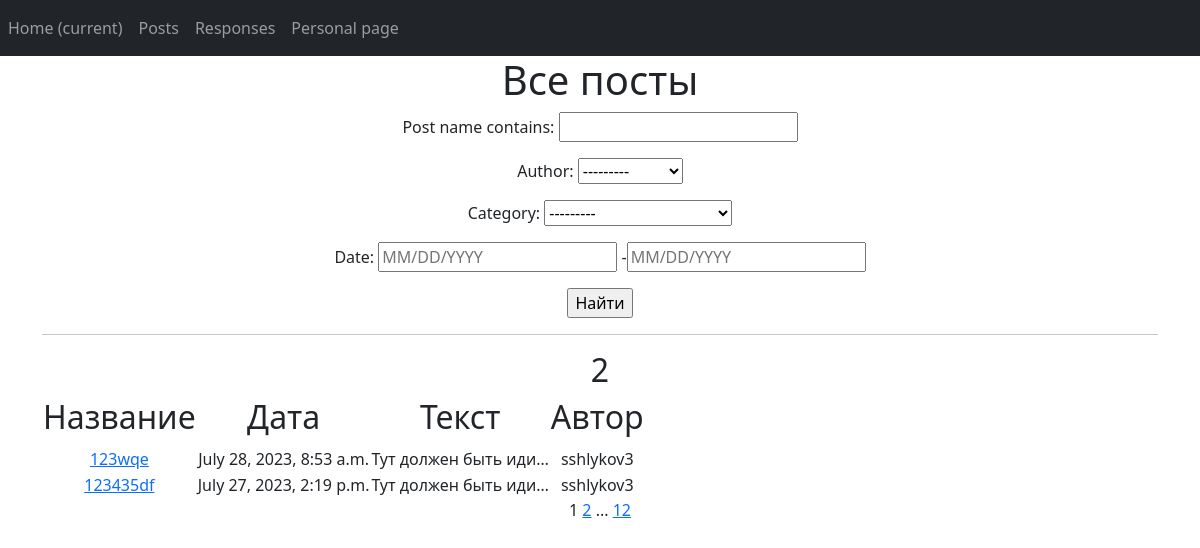
/posts/, run on the app's committed database.
### board/models.py (models this page shows, shortened)
class Post(models.Model):
    author = models.ForeignKey(Author, on_delete=models.CASCADE)
    time_in = models.DateTimeField(auto_now_add=True)
    post_name = models.CharField(max_length=100)
    post_text = models.TextField(default="Тут должен быть идиотский контент, а будет абракадабра, для проверки задания: дурак ываываываф идиот ыафыаываывфа мудак ываф ываф ывп фывп фвап фвп выа фывп фыва выа ыфвп выа фыв афвыа ывф.")
    category = models.ManyToManyField(Category, through='PostCategory')
    file = models.FileField(upload_to='my_downloads', blank=True)

class Author(models.Model):
    user = models.OneToOneField(User, on_delete=models.CASCADE)
    name = models.CharField(max_length=20)
    def __str__(self):
        return f'{self.name}'

### board/views.py (the view)
# urls.py: path('posts/', PostList.as_view(), name='all_posts'),
class PostList(ListView):
    model = Post
    ordering = '-time_in'
    template_name = 'post_list.html'
    context_object_name = 'news_list'
    paginate_by = 2
    def get_queryset(self):
        queryset = super().get_queryset()
        self.filterset = PostFilter(self.request.GET, queryset)
        return self.filterset.qs
    def get_context_data(self, **kwargs):
        context = super().get_context_data(**kwargs)
        context['filterset'] = self.filterset
        return context

### board/models.py (called while the page is built)
    def __str__(self):
        return f'{self.cat_name}'

### templates/post_list.html (shortened to what this page needs)
{% extends 'flatpages/base.html' %}
{% block content %}
   <h1>Все посты</h1>
   <form action="" method="get">
       {{ filterset.form.as_p }}
       <input type="submit" value="Найти" />
   </form>
   <hr>
   {% if news_list %}
    <h2>{{news_list|length}}</h2>
       <table>
           <tr>
               <td><h2>Название</h2></td>
               <td><h2>Дата</h2></td>
               <td><h2>Текст</h2></td>
               <td><h2>Автор</h2></td>
           </tr>
           {% for news in news_list %}
           <tr>
               <td><a href="/posts/{{news.id}}">{{ news.post_name }}</a></td>
               <td>{{ news.time_in| date:'DATETIME_FORMAT' }}</td>
               <td>{{ news.post_text|truncatechars:20 }}</td>
               <td>{{ news.author.name }}</td>
           </tr>
           {% endfor %}
       </table>
   {% else %}
       <h2>Новостей нет!</h2>
   {% endif %}
   {{ page_obj.number }}
   {% if page_obj.has_next %}
       <a href="?page={{ page_obj.next_page_number }}">{{ page_obj.next_page_number }}</a>
       {% if paginator.num_pages != page_obj.next_page_number %}
           ...
           <a href="?page={{ page_obj.paginator.num_pages }}">{{ page_obj.paginator.num_pages }}</a>
       {% endif %}
   {% endif %}
{% endblock content %}

### templates/flatpages/base.html (shortened to what this page needs)
{% load static %}
<!DOCTYPE html>
<html lang="en">
    <head>
        <link href="{% static 'css/styles.css' %}" rel="stylesheet" />
    </head>
    <body>
{% load cache %}
    {% cache 30 nav %}
<nav class="navbar navbar-expand-lg navbar-dark bg-dark static-top">
       <div class="collapse navbar-collapse" id="navbarResponsive">
           <ul class="navbar-nav ml-auto">
               <li class="nav-item active">
                   <a class="nav-link" href="/">Home
                       <span class="sr-only">(current)</span>
                   </a>
               </li>
               <li class="nav-item">
                   <a class="nav-link" href="/posts/">Posts</a>
               </li>
               <li class="nav-item">
                   <a class="nav-link" href="/posts/all_responses/">Responses</a>
               </li>
               <li class="nav-item">
                   <a class="nav-link" href="/personal_page/">Personal page</a>
               </li>
           </ul>
       </div>
</nav>
{% endcache %}
        <div class="container">
        <div class="row">
       <div class="col-lg-12 text-center">
           {% block content %}
           {% endblock content %}
       </div>
   </div>
</div>
    </body>
</html>

### data on the page
Post: post_name "123wqe", time_in "July 28, 2023, 8:53 a.m.", post_text "Тут должен быть иди…", author.name "sshlykov3"
Post: post_name "123435df", time_in "July 27, 2023, 2:19 p.m.", post_text "Тут должен быть иди…", author.name "sshlykov3"

### other printed values
{{ news_list|length }} "2"
{{ page_obj.number }} "1"
{{ page_obj.next_page_number }} "2"
{{ page_obj.paginator.num_pages }} "12"
